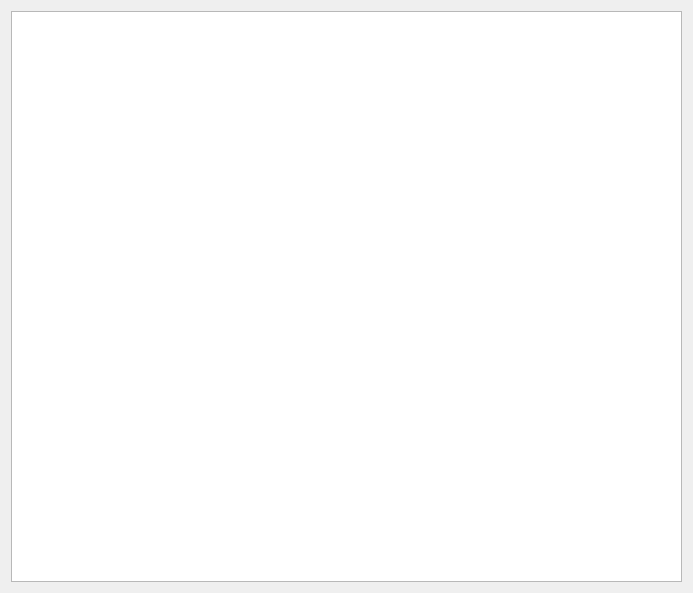
<?xml version="1.0" encoding="UTF-8"?>
<ui version="4.0">
 <class>RepairProcess</class>
 <widget class="QWidget" name="RepairProcess">
  <property name="geometry">
   <rect>
    <x>0</x>
    <y>0</y>
    <width>693</width>
    <height>593</height>
   </rect>
  </property>
  <property name="windowTitle">
   <string>Form</string>
  </property>
  <layout class="QGridLayout" name="gridLayout">
   <item row="0" column="0">
    <widget class="QTableView" name="tableView"/>
   </item>
  </layout>
 </widget>
 <resources/>
 <connections/>
</ui>
